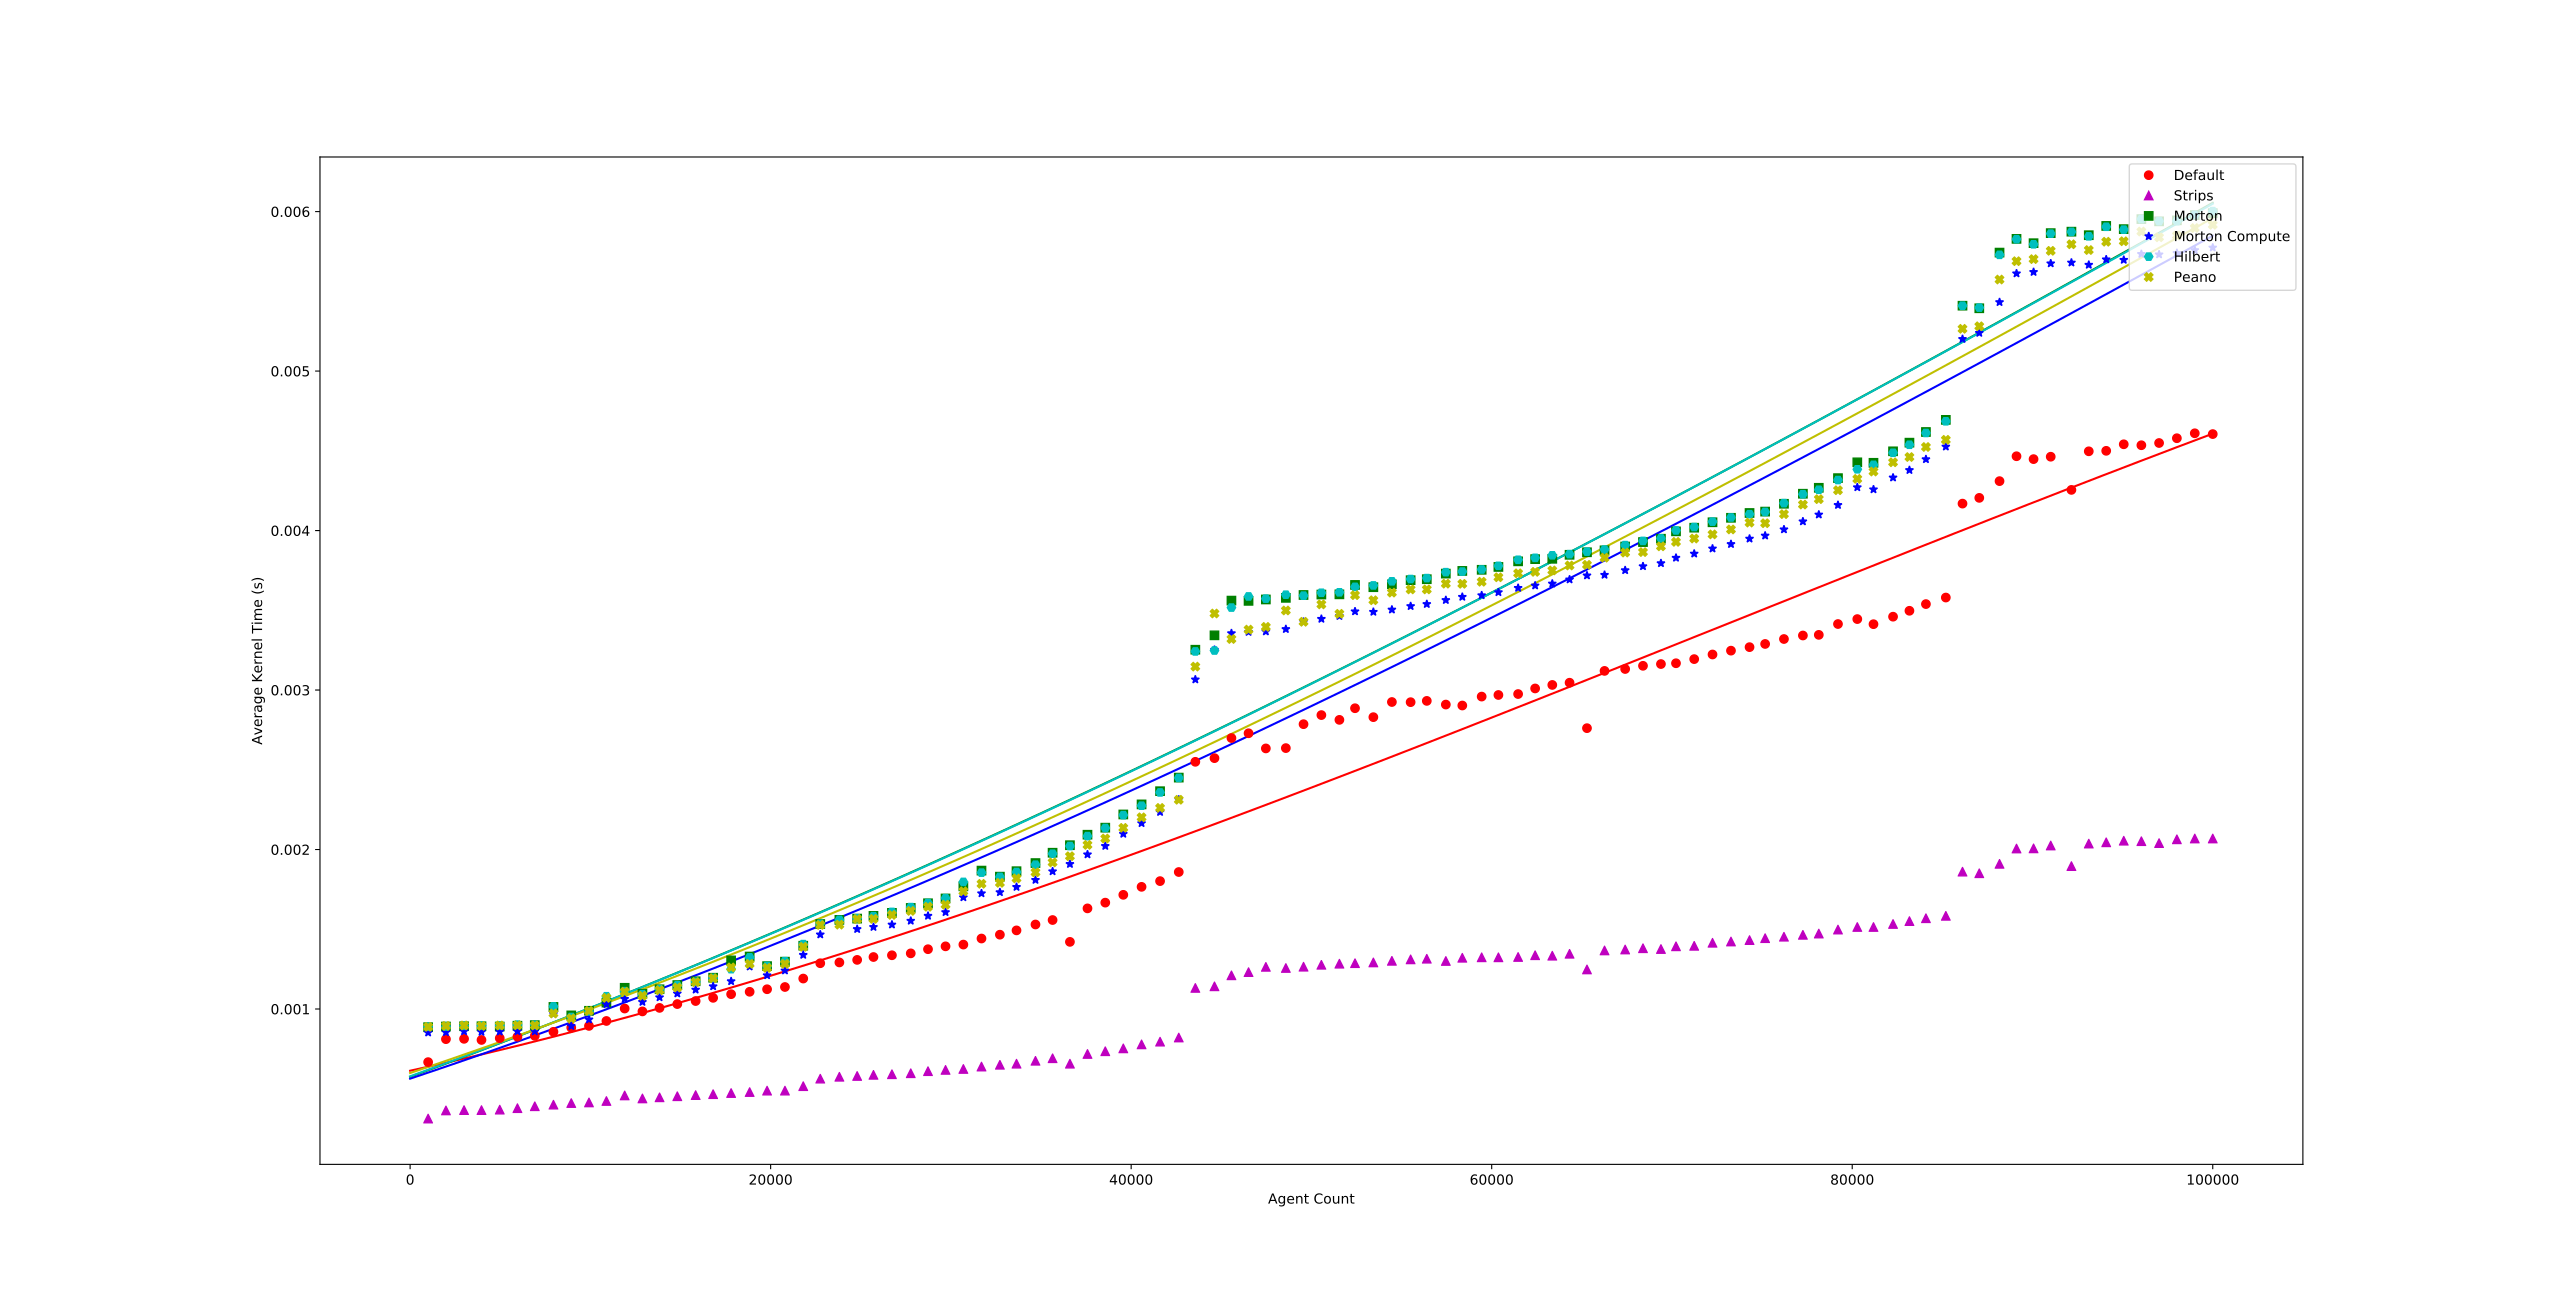

The script that drew this image:
import numpy as np
import matplotlib.pyplot as plt
plt.ylabel('Average Kernel Time (s)')
plt.xlabel('Agent Count')
DIMENSIONS = 2;
agentCount, default, strips, morton, mortonCompute, hilbert, peano = np.loadtxt(
    'NullProblemScaleLD.csv',
     dtype=[('agentCount','int'), ('default','float'), ('strips','float'), ('morton','float'), ('mortonCompute','float'), ('peano','float'), ('hilbert','float')],
     skiprows=3,
     delimiter=',',
     usecols=(5,12,13,14,15,16,17),
     unpack=True
 );
#Array of sampling vals for polyfit line
xp = np.linspace(0, agentCount[-1], 50)
#polyfit
default_z = np.polyfit(agentCount, default, 3)
default_fit = np.poly1d(default_z)
plt.plot(xp, default_fit(xp), 'r-')
strips_z = np.polyfit(agentCount, strips, 3)
strips_fit = np.poly1d(strips_z)
plt.plot(xp, strips_fit(xp), 'm-')
morton_z = np.polyfit(agentCount, morton, 3)
morton_fit = np.poly1d(morton_z)
plt.plot(xp, morton_fit(xp), 'g-')
mortonCompute_z = np.polyfit(agentCount, mortonCompute, 3)
mortonCompute_fit = np.poly1d(mortonCompute_z)
plt.plot(xp, mortonCompute_fit(xp), 'b-')
hilbert_z = np.polyfit(agentCount, hilbert, 3)
hilbert_fit = np.poly1d(hilbert_z)
plt.plot(xp, hilbert_fit(xp), 'c-')
peano_z = np.polyfit(agentCount, peano, 3)
peano_fit = np.poly1d(peano_z)
plt.plot(xp, peano_fit(xp), 'y-')
#Points
default_h = plt.plot(
    agentCount,default, 
    'ro',
    label='Default'
);
strips_h = plt.plot(
    agentCount,strips, 
    'm^',
    label='Strips'
);
morton_h = plt.plot(
    agentCount,morton, 
    'gs',
    label='Morton'
);
mortonCompute_h = plt.plot(
    agentCount,mortonCompute, 
    'b*',
    label='Morton Compute'
);
hilbert_h = plt.plot(
    agentCount,hilbert, 
    'cH',
    label='Hilbert'
);
peano_h = plt.plot(
    agentCount,peano, 
    'yX',
    label='Peano'
);
plt.legend(loc=1,numpoints=1);
plt.show();
